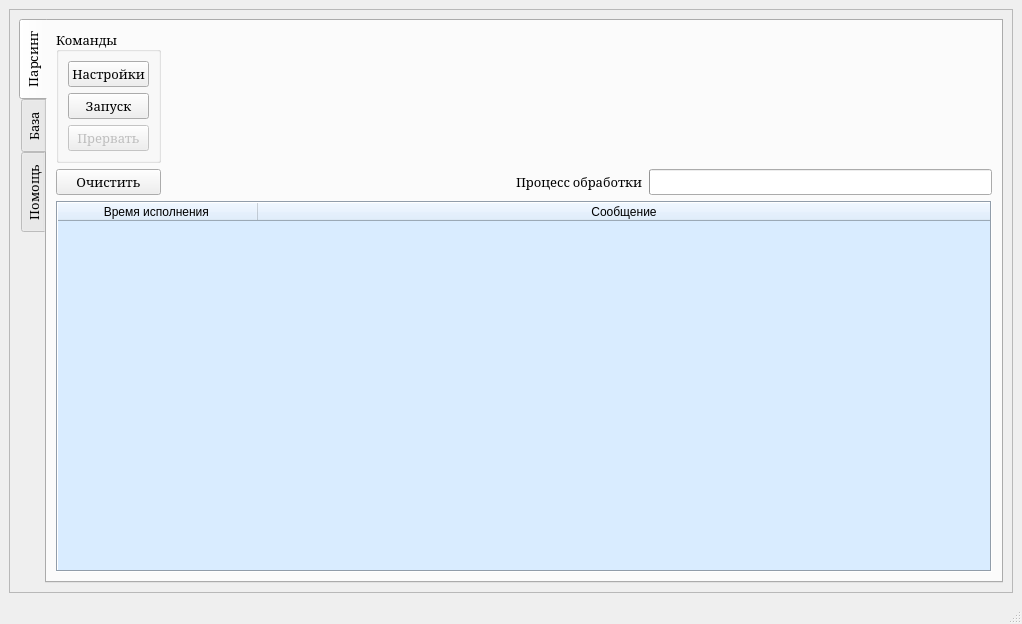
<?xml version="1.0" encoding="UTF-8"?>
<ui version="4.0">
 <class>MainWindow</class>
 <widget class="QMainWindow" name="MainWindow">
  <property name="geometry">
   <rect>
    <x>0</x>
    <y>0</y>
    <width>1022</width>
    <height>624</height>
   </rect>
  </property>
  <property name="font">
   <font>
    <family>Arial</family>
   </font>
  </property>
  <property name="windowTitle">
   <string>AlashPars</string>
  </property>
  <property name="windowIcon">
   <iconset resource="../media/main_rs.qrc">
    <normaloff>:/logo/parsing.ico</normaloff>:/logo/parsing.ico</iconset>
  </property>
  <property name="autoFillBackground">
   <bool>false</bool>
  </property>
  <property name="styleSheet">
   <string notr="true"/>
  </property>
  <property name="tabShape">
   <enum>QTabWidget::Rounded</enum>
  </property>
  <widget class="QWidget" name="centralwidget">
   <property name="minimumSize">
    <size>
     <width>1000</width>
     <height>0</height>
    </size>
   </property>
   <layout class="QHBoxLayout" name="horizontalLayout">
    <item>
     <widget class="QScrollArea" name="scrollArea">
      <property name="widgetResizable">
       <bool>true</bool>
      </property>
      <widget class="QWidget" name="scrollAreaWidgetContents">
       <property name="geometry">
        <rect>
         <x>0</x>
         <y>0</y>
         <width>1002</width>
         <height>584</height>
        </rect>
       </property>
       <layout class="QHBoxLayout" name="horizontalLayout_2">
        <item>
         <widget class="QTabWidget" name="homeTab">
          <property name="sizePolicy">
           <sizepolicy hsizetype="Preferred" vsizetype="Preferred">
            <horstretch>0</horstretch>
            <verstretch>0</verstretch>
           </sizepolicy>
          </property>
          <property name="font">
           <font>
            <family>Cambria</family>
            <pointsize>10</pointsize>
           </font>
          </property>
          <property name="tabPosition">
           <enum>QTabWidget::West</enum>
          </property>
          <property name="tabShape">
           <enum>QTabWidget::Rounded</enum>
          </property>
          <property name="currentIndex">
           <number>0</number>
          </property>
          <property name="movable">
           <bool>true</bool>
          </property>
          <property name="tabBarAutoHide">
           <bool>true</bool>
          </property>
          <widget class="QWidget" name="simulationTab">
           <attribute name="icon">
            <iconset resource="../media/main_rs.qrc">
             <normaloff>:/logo/internet.ico</normaloff>:/logo/internet.ico</iconset>
           </attribute>
           <attribute name="title">
            <string>Парсинг</string>
           </attribute>
           <layout class="QGridLayout" name="gridLayout_3">
            <item row="3" column="0" colspan="4">
             <widget class="QTableWidget" name="activityMonitor">
              <property name="sizePolicy">
               <sizepolicy hsizetype="Preferred" vsizetype="Preferred">
                <horstretch>0</horstretch>
                <verstretch>0</verstretch>
               </sizepolicy>
              </property>
              <property name="styleSheet">
               <string notr="true">background-color: rgb(217, 236, 255);</string>
              </property>
              <property name="frameShape">
               <enum>QFrame::Box</enum>
              </property>
              <property name="frameShadow">
               <enum>QFrame::Sunken</enum>
              </property>
              <property name="editTriggers">
               <set>QAbstractItemView::NoEditTriggers</set>
              </property>
              <property name="showGrid">
               <bool>true</bool>
              </property>
              <property name="gridStyle">
               <enum>Qt::SolidLine</enum>
              </property>
              <property name="sortingEnabled">
               <bool>false</bool>
              </property>
              <property name="wordWrap">
               <bool>true</bool>
              </property>
              <attribute name="horizontalHeaderCascadingSectionResizes">
               <bool>true</bool>
              </attribute>
              <attribute name="horizontalHeaderDefaultSectionSize">
               <number>200</number>
              </attribute>
              <attribute name="horizontalHeaderStretchLastSection">
               <bool>true</bool>
              </attribute>
              <attribute name="verticalHeaderVisible">
               <bool>false</bool>
              </attribute>
              <attribute name="verticalHeaderCascadingSectionResizes">
               <bool>false</bool>
              </attribute>
              <attribute name="verticalHeaderDefaultSectionSize">
               <number>30</number>
              </attribute>
              <attribute name="verticalHeaderStretchLastSection">
               <bool>false</bool>
              </attribute>
              <column>
               <property name="text">
                <string>Время исполнения </string>
               </property>
               <property name="icon">
                <iconset resource="../media/main_rs.qrc">
                 <normaloff>:/logo/time.ico</normaloff>:/logo/time.ico</iconset>
               </property>
              </column>
              <column>
               <property name="text">
                <string>Сообщение</string>
               </property>
               <property name="icon">
                <iconset resource="../media/main_rs.qrc">
                 <normaloff>:/logo/comment.ico</normaloff>:/logo/comment.ico</iconset>
               </property>
              </column>
             </widget>
            </item>
            <item row="2" column="3">
             <widget class="QProgressBar" name="progressBar">
              <property name="sizePolicy">
               <sizepolicy hsizetype="Expanding" vsizetype="Minimum">
                <horstretch>0</horstretch>
                <verstretch>0</verstretch>
               </sizepolicy>
              </property>
              <property name="styleSheet">
               <string notr="true"/>
              </property>
              <property name="locale">
               <locale language="English" country="UnitedStatesMinorOutlyingIslands"/>
              </property>
              <property name="minimum">
               <number>0</number>
              </property>
              <property name="maximum">
               <number>1</number>
              </property>
              <property name="value">
               <number>0</number>
              </property>
              <property name="textVisible">
               <bool>false</bool>
              </property>
              <property name="orientation">
               <enum>Qt::Horizontal</enum>
              </property>
              <property name="invertedAppearance">
               <bool>false</bool>
              </property>
              <property name="textDirection">
               <enum>QProgressBar::TopToBottom</enum>
              </property>
             </widget>
            </item>
            <item row="2" column="1">
             <spacer name="horizontalSpacer_2">
              <property name="orientation">
               <enum>Qt::Horizontal</enum>
              </property>
              <property name="sizeHint" stdset="0">
               <size>
                <width>40</width>
                <height>20</height>
               </size>
              </property>
             </spacer>
            </item>
            <item row="2" column="0">
             <widget class="QPushButton" name="clearMessageTableButton">
              <property name="sizePolicy">
               <sizepolicy hsizetype="Preferred" vsizetype="Fixed">
                <horstretch>0</horstretch>
                <verstretch>0</verstretch>
               </sizepolicy>
              </property>
              <property name="text">
               <string>Очистить</string>
              </property>
              <property name="icon">
               <iconset resource="../media/main_rs.qrc">
                <normaloff>:/logo/clear.ico</normaloff>:/logo/clear.ico</iconset>
              </property>
             </widget>
            </item>
            <item row="2" column="2">
             <widget class="QLabel" name="simulationDownloadProgress">
              <property name="text">
               <string>Процесс обработки</string>
              </property>
              <property name="scaledContents">
               <bool>false</bool>
              </property>
             </widget>
            </item>
            <item row="0" column="0">
             <widget class="QGroupBox" name="simulationInterfaceGroup">
              <property name="sizePolicy">
               <sizepolicy hsizetype="Fixed" vsizetype="Fixed">
                <horstretch>0</horstretch>
                <verstretch>0</verstretch>
               </sizepolicy>
              </property>
              <property name="title">
               <string>Команды</string>
              </property>
              <layout class="QVBoxLayout" name="verticalLayout_6">
               <item>
                <widget class="QPushButton" name="configureButton">
                 <property name="sizePolicy">
                  <sizepolicy hsizetype="Preferred" vsizetype="Fixed">
                   <horstretch>0</horstretch>
                   <verstretch>0</verstretch>
                  </sizepolicy>
                 </property>
                 <property name="font">
                  <font>
                   <pointsize>10</pointsize>
                  </font>
                 </property>
                 <property name="text">
                  <string>Настройки</string>
                 </property>
                 <property name="icon">
                  <iconset resource="../media/main_rs.qrc">
                   <normaloff>:/logo/settings2.ico</normaloff>:/logo/settings2.ico</iconset>
                 </property>
                </widget>
               </item>
               <item>
                <widget class="QPushButton" name="runButton">
                 <property name="sizePolicy">
                  <sizepolicy hsizetype="Preferred" vsizetype="Fixed">
                   <horstretch>0</horstretch>
                   <verstretch>0</verstretch>
                  </sizepolicy>
                 </property>
                 <property name="font">
                  <font>
                   <pointsize>10</pointsize>
                  </font>
                 </property>
                 <property name="text">
                  <string>Запуск</string>
                 </property>
                 <property name="icon">
                  <iconset resource="../media/main_rs.qrc">
                   <normaloff>:/logo/run.ico</normaloff>:/logo/run.ico</iconset>
                 </property>
                </widget>
               </item>
               <item>
                <widget class="QPushButton" name="endButton">
                 <property name="enabled">
                  <bool>false</bool>
                 </property>
                 <property name="sizePolicy">
                  <sizepolicy hsizetype="Preferred" vsizetype="Fixed">
                   <horstretch>0</horstretch>
                   <verstretch>0</verstretch>
                  </sizepolicy>
                 </property>
                 <property name="font">
                  <font>
                   <pointsize>10</pointsize>
                  </font>
                 </property>
                 <property name="text">
                  <string>Прервать</string>
                 </property>
                 <property name="icon">
                  <iconset resource="../media/main_rs.qrc">
                   <normaloff>:/logo/stop.ico</normaloff>:/logo/stop.ico</iconset>
                 </property>
                 <property name="checkable">
                  <bool>false</bool>
                 </property>
                </widget>
               </item>
              </layout>
             </widget>
            </item>
           </layout>
          </widget>
          <widget class="QWidget" name="newsTab">
           <attribute name="icon">
            <iconset resource="../media/main_rs.qrc">
             <normaloff>:/logo/base_data.ico</normaloff>:/logo/base_data.ico</iconset>
           </attribute>
           <attribute name="title">
            <string>База</string>
           </attribute>
           <layout class="QGridLayout" name="gridLayout_6">
            <item row="1" column="0">
             <widget class="QTabWidget" name="tabWidget">
              <property name="currentIndex">
               <number>0</number>
              </property>
              <widget class="QWidget" name="tab_7">
               <attribute name="icon">
                <iconset resource="../media/main_rs.qrc">
                 <normaloff>:/logo/perm_table.ico</normaloff>:/logo/perm_table.ico</iconset>
               </attribute>
               <attribute name="title">
                <string>Постоянная таблица</string>
               </attribute>
               <layout class="QGridLayout" name="gridLayout">
                <item row="0" column="2">
                 <widget class="QComboBox" name="comboBox_show_data_other_city">
                  <property name="contextMenuPolicy">
                   <enum>Qt::NoContextMenu</enum>
                  </property>
                  <item>
                   <property name="text">
                    <string>1</string>
                   </property>
                  </item>
                  <item>
                   <property name="text">
                    <string>2</string>
                   </property>
                  </item>
                  <item>
                   <property name="text">
                    <string>3</string>
                   </property>
                  </item>
                  <item>
                   <property name="text">
                    <string>Все города</string>
                   </property>
                  </item>
                 </widget>
                </item>
                <item row="0" column="1">
                 <widget class="QComboBox" name="filter_comboBox">
                  <property name="enabled">
                   <bool>true</bool>
                  </property>
                  <property name="toolTip">
                   <string extracomment="Фильтр данных"/>
                  </property>
                  <property name="toolTipDuration">
                   <number>-1</number>
                  </property>
                  <item>
                   <property name="text">
                    <string>Все</string>
                   </property>
                  </item>
                  <item>
                   <property name="text">
                    <string>Товары с данными</string>
                   </property>
                  </item>
                  <item>
                   <property name="text">
                    <string>Товары без данных</string>
                   </property>
                  </item>
                 </widget>
                </item>
                <item row="0" column="4">
                 <spacer name="horizontalSpacer_3">
                  <property name="orientation">
                   <enum>Qt::Horizontal</enum>
                  </property>
                  <property name="sizeHint" stdset="0">
                   <size>
                    <width>679</width>
                    <height>20</height>
                   </size>
                  </property>
                 </spacer>
                </item>
                <item row="1" column="0" colspan="5">
                 <widget class="QTableView" name="permanent_tableView">
                  <property name="enabled">
                   <bool>true</bool>
                  </property>
                  <property name="styleSheet">
                   <string notr="true">background-color: rgb(217, 236, 255);</string>
                  </property>
                 </widget>
                </item>
                <item row="0" column="3">
                 <widget class="QPushButton" name="pushButton_fill_table_data">
                  <property name="text">
                   <string>Авт. заполение данных</string>
                  </property>
                  <property name="icon">
                   <iconset theme="чсм">
                    <normaloff>.</normaloff>.</iconset>
                  </property>
                 </widget>
                </item>
               </layout>
              </widget>
              <widget class="QWidget" name="tab_8">
               <attribute name="icon">
                <iconset resource="../media/main_rs.qrc">
                 <normaloff>:/logo/temp_table.ico</normaloff>:/logo/temp_table.ico</iconset>
               </attribute>
               <attribute name="title">
                <string extracomment="Для хранения промежуточных данных">Временная таблица</string>
               </attribute>
               <layout class="QGridLayout" name="gridLayout_7">
                <item row="0" column="0">
                 <widget class="QTableView" name="temporary_tableView">
                  <property name="enabled">
                   <bool>true</bool>
                  </property>
                 </widget>
                </item>
               </layout>
              </widget>
             </widget>
            </item>
            <item row="0" column="0">
             <layout class="QHBoxLayout" name="horizontalLayout_4">
              <item>
               <widget class="QLabel" name="label">
                <property name="text">
                 <string>Поиск по атрибуту:</string>
                </property>
               </widget>
              </item>
              <item>
               <widget class="QLineEdit" name="search_table_articul_lineEdit"/>
              </item>
              <item>
               <widget class="QPushButton" name="pushButton_path_to_excel_1c">
                <property name="sizePolicy">
                 <sizepolicy hsizetype="Fixed" vsizetype="Fixed">
                  <horstretch>0</horstretch>
                  <verstretch>0</verstretch>
                 </sizepolicy>
                </property>
                <property name="toolTip">
                 <string/>
                </property>
                <property name="toolTipDuration">
                 <number>-1</number>
                </property>
                <property name="whatsThis">
                 <string/>
                </property>
                <property name="text">
                 <string/>
                </property>
                <property name="icon">
                 <iconset resource="../media/main_rs.qrc">
                  <normaloff>:/logo/folder.ico</normaloff>:/logo/folder.ico</iconset>
                </property>
               </widget>
              </item>
              <item>
               <widget class="QPushButton" name="pushButton_update">
                <property name="toolTip">
                 <string/>
                </property>
                <property name="toolTipDuration">
                 <number>-1</number>
                </property>
                <property name="text">
                 <string/>
                </property>
                <property name="icon">
                 <iconset resource="../media/main_rs.qrc">
                  <normaloff>:/logo/update.ico</normaloff>:/logo/update.ico</iconset>
                </property>
               </widget>
              </item>
             </layout>
            </item>
           </layout>
          </widget>
          <widget class="QWidget" name="tab">
           <attribute name="icon">
            <iconset resource="../media/main_rs.qrc">
             <normaloff>:/logo/help (1).ico</normaloff>:/logo/help (1).ico</iconset>
           </attribute>
           <attribute name="title">
            <string>Помощь</string>
           </attribute>
           <layout class="QGridLayout" name="gridLayout_2">
            <item row="0" column="2">
             <spacer name="horizontalSpacer_5">
              <property name="orientation">
               <enum>Qt::Horizontal</enum>
              </property>
              <property name="sizeHint" stdset="0">
               <size>
                <width>40</width>
                <height>20</height>
               </size>
              </property>
             </spacer>
            </item>
            <item row="0" column="0">
             <widget class="QGroupBox" name="groupBox">
              <property name="title">
               <string>Автоматическое потверждение заказов</string>
              </property>
              <layout class="QGridLayout" name="gridLayout_5">
               <item row="0" column="0">
                <spacer name="horizontalSpacer">
                 <property name="orientation">
                  <enum>Qt::Horizontal</enum>
                 </property>
                 <property name="sizeHint" stdset="0">
                  <size>
                   <width>40</width>
                   <height>20</height>
                  </size>
                 </property>
                </spacer>
               </item>
               <item row="0" column="1">
                <widget class="QComboBox" name="comboBox">
                 <item>
                  <property name="text">
                   <string>Нет</string>
                  </property>
                 </item>
                 <item>
                  <property name="text">
                   <string>Да</string>
                  </property>
                 </item>
                </widget>
               </item>
              </layout>
             </widget>
            </item>
            <item row="1" column="0">
             <widget class="QGroupBox" name="groupBox_2">
              <property name="title">
               <string>Загрузить действующие акции(рассрочки)</string>
              </property>
              <layout class="QGridLayout" name="gridLayout_8">
               <item row="0" column="0">
                <spacer name="horizontalSpacer_4">
                 <property name="orientation">
                  <enum>Qt::Horizontal</enum>
                 </property>
                 <property name="sizeHint" stdset="0">
                  <size>
                   <width>40</width>
                   <height>20</height>
                  </size>
                 </property>
                </spacer>
               </item>
               <item row="0" column="1">
                <widget class="QPushButton" name="pushButton_downlodad_installment">
                 <property name="text">
                  <string>Загрузить</string>
                 </property>
                </widget>
               </item>
              </layout>
             </widget>
            </item>
            <item row="2" column="0">
             <layout class="QVBoxLayout" name="verticalLayout_2">
              <item>
               <spacer name="verticalSpacer_2">
                <property name="orientation">
                 <enum>Qt::Vertical</enum>
                </property>
                <property name="sizeHint" stdset="0">
                 <size>
                  <width>20</width>
                  <height>40</height>
                 </size>
                </property>
               </spacer>
              </item>
              <item>
               <widget class="QPushButton" name="pushButton_update_app">
                <property name="text">
                 <string>Обновление</string>
                </property>
                <property name="icon">
                 <iconset resource="../media/main_rs.qrc">
                  <normaloff>:/logo/update.ico</normaloff>:/logo/update.ico</iconset>
                </property>
               </widget>
              </item>
              <item>
               <widget class="QPushButton" name="pushButton_about_app">
                <property name="text">
                 <string>О программе</string>
                </property>
                <property name="icon">
                 <iconset resource="../media/main_rs.qrc">
                  <normaloff>:/logo/about.ico</normaloff>:/logo/about.ico</iconset>
                </property>
               </widget>
              </item>
             </layout>
            </item>
            <item row="0" column="1">
             <spacer name="horizontalSpacer_6">
              <property name="orientation">
               <enum>Qt::Horizontal</enum>
              </property>
              <property name="sizeHint" stdset="0">
               <size>
                <width>40</width>
                <height>20</height>
               </size>
              </property>
             </spacer>
            </item>
           </layout>
          </widget>
         </widget>
        </item>
       </layout>
      </widget>
     </widget>
    </item>
   </layout>
  </widget>
  <widget class="QStatusBar" name="statusbar"/>
  <action name="configurationAction">
   <property name="text">
    <string>Bot Settings</string>
   </property>
  </action>
  <action name="otherCommandsAction">
   <property name="text">
    <string>Miscellaneous</string>
   </property>
  </action>
  <action name="statisticsAction">
   <property name="text">
    <string>Statistics</string>
   </property>
  </action>
  <action name="aboutAlgobotAction">
   <property name="text">
    <string>About Algobot</string>
   </property>
  </action>
  <action name="liveStatisticsAction">
   <property name="text">
    <string>Live</string>
   </property>
  </action>
  <action name="simulationStatisticsAction">
   <property name="text">
    <string>Simulation</string>
   </property>
  </action>
  <action name="openLogFolderAction">
   <property name="text">
    <string>Logs</string>
   </property>
  </action>
  <action name="openBacktestResultsFolderAction">
   <property name="text">
    <string>Backtest Results</string>
   </property>
  </action>
  <action name="openCsvFolderAction">
   <property name="text">
    <string>CSVs</string>
   </property>
  </action>
  <action name="sourceCodeAction">
   <property name="text">
    <string>Source Code</string>
   </property>
  </action>
  <action name="openDatabasesFolderAction">
   <property name="text">
    <string>Databases</string>
   </property>
  </action>
  <action name="openConfigurationsFolderAction">
   <property name="text">
    <string>Configuration Files</string>
   </property>
  </action>
  <action name="openCredentialsFolderAction">
   <property name="text">
    <string>Credential Files</string>
   </property>
  </action>
  <action name="tradingViewLiveAction">
   <property name="enabled">
    <bool>true</bool>
   </property>
   <property name="text">
    <string>Live</string>
   </property>
  </action>
  <action name="tradingViewSimulationAction">
   <property name="enabled">
    <bool>true</bool>
   </property>
   <property name="text">
    <string>Simulation</string>
   </property>
  </action>
  <action name="tradingViewBacktestAction">
   <property name="enabled">
    <bool>true</bool>
   </property>
   <property name="text">
    <string>Backtest</string>
   </property>
  </action>
  <action name="binanceLiveAction">
   <property name="enabled">
    <bool>true</bool>
   </property>
   <property name="text">
    <string>Live</string>
   </property>
  </action>
  <action name="binanceSimulationAction">
   <property name="enabled">
    <bool>true</bool>
   </property>
   <property name="text">
    <string>Simulation</string>
   </property>
  </action>
  <action name="binanceBacktestAction">
   <property name="enabled">
    <bool>true</bool>
   </property>
   <property name="text">
    <string>Backtest</string>
   </property>
  </action>
  <action name="binanceHomepageAction">
   <property name="text">
    <string>Homepage</string>
   </property>
  </action>
  <action name="tradingViewHomepageAction">
   <property name="text">
    <string>Homepage</string>
   </property>
  </action>
  <action name="openOptimizerResultsFolderAction">
   <property name="text">
    <string>Optimizer Results</string>
   </property>
  </action>
  <action name="openVolatilityResultsFolderAction">
   <property name="text">
    <string>Volatility Results</string>
   </property>
  </action>
  <action name="wikiAction">
   <property name="text">
    <string>Wiki</string>
   </property>
  </action>
 </widget>
 <resources>
  <include location="../media/main_rs.qrc"/>
 </resources>
 <connections/>
</ui>
